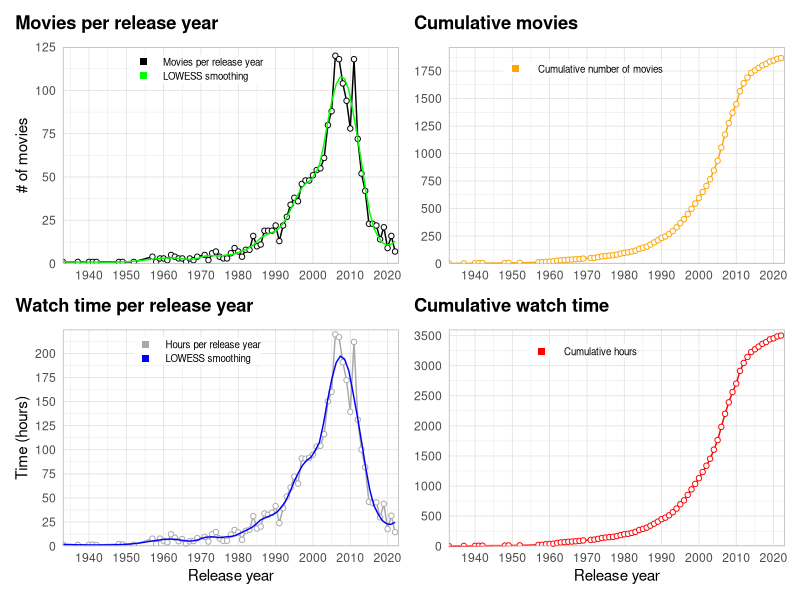
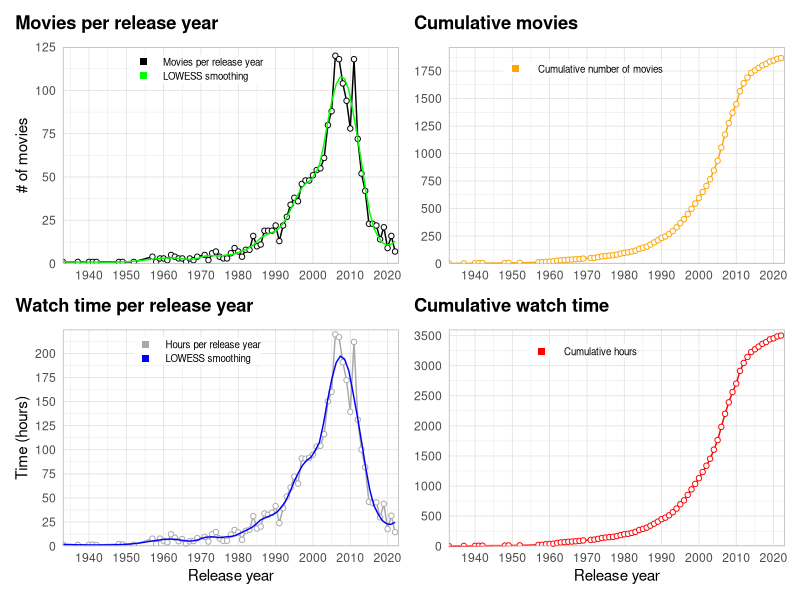
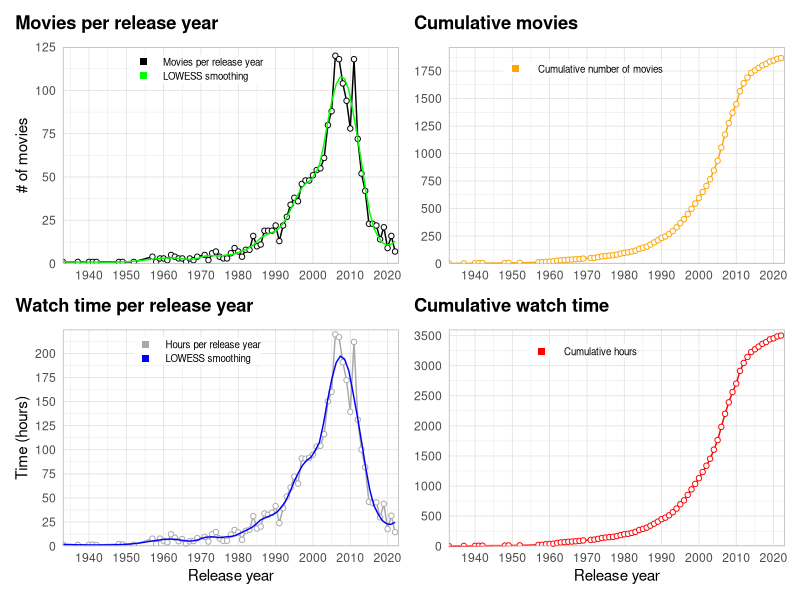

Here is the R script that generated these plots, in order:
library(tidyverse)
library(scales)
library(patchwork)

watchlist <- read.csv("Data/WATCHLIST.csv") %>% 
  select(year = Year, runtime = Runtime..mins., rating = Your.Rating, movie = Title.Type, title = Title, id = Const) %>% 
  drop_na() %>% 
  filter(movie != "short") #%>% 
  #filter(year == 2022)
  
totals <- watchlist %>% 
  group_by(year) %>% 
  summarise_at(vars(runtime),
               list(per_year = sum))

hours <- totals$per_year/60
totals$hours <- hours

cum_movies <- cumsum(totals$hours)
totals$cumruntime <- cum_movies

av_year <- watchlist %>% 
  group_by(year) %>% 
  summarise(mean(runtime))
totals$av_year <- av_year$`mean(runtime)`

movie_number <- aggregate(cbind(count = id) ~ year,
            data = watchlist,
            FUN = function(x){NROW(x)})
totals$number <- movie_number$count

cum_number <- cumsum(totals$number)
totals$cummovies <- cum_number
  

p1 <- ggplot(data = totals, aes(x = year, y = hours)) +
  geom_line(aes(color = "1"), size = 0.5, show.legend = FALSE) +
  geom_point(fill="white", aes(color = "1"), shape = 21, show.legend = TRUE) +
  geom_smooth(se=FALSE, aes(color = "2"), size=0.5, span=0.2, show.legend = FALSE) +
  scale_x_continuous(breaks = seq(1900, 2020, 10), expand=c(0,0)) +
  scale_y_continuous(breaks = seq(0, max(totals$hours+5), 25), limits = c(0, max(totals$hours+5)), expand=c(0,0)) +
  coord_cartesian(xlim = c(min(watchlist$year), max(watchlist$year+1))) +
  scale_color_manual(name=NULL,
                     breaks=c(1, 2),
                     values = c("darkgrey", "blue"),
                     labels=c("Hours per release year", "LOWESS smoothing"), 
                     guide = guide_legend(override.aes = list(shape=15, size = 2))) +
  labs(x = "Release year",
       y = "Time (hours)",
       title = "Watch time per release year") +
  theme_light() +
  theme(axis.ticks = element_blank(),
        plot.title.position = "plot",
        plot.title = element_text(margin = margin(b=10), color = "black", face = "bold"),
        legend.position = c(0.40, 0.9),
        legend.title = element_text(size=0),
        legend.text = element_text(size = 7),
        legend.key.height = unit(10, "pt"),
        legend.margin = margin(0,0,0,0))


p2 <- ggplot(data = totals, aes(x = year, y = cumruntime)) +
  geom_line(aes(color = "1"), size = 0.5, show.legend = FALSE) +
  geom_point(fill="white", aes(color = "1"), shape = 21, show.legend = TRUE) +
  # geom_smooth(se=FALSE, aes(color = "2"), size=0.5, span=0.2, show.legend = FALSE) +
  scale_x_continuous(breaks = seq(1900, 2020, 10), expand=c(0,0)) +
  scale_y_continuous(breaks = seq(0, max(totals$cumruntime +100), 500), limits = c(0, max(totals$cumruntime +100)), expand=c(0,0)) +
  coord_cartesian(xlim = c(min(watchlist$year), max(watchlist$year+1))) +
  scale_color_manual(name=NULL,
                     breaks=c(1, 2),
                     values = c("red", "blue"),
                     labels=c(" Cumulative hours", "LOWESS smoothing"),
                     guide = guide_legend(override.aes = list(shape=15, size = 2))) +
  labs(x = "Release year",
       y = NULL,
       title = "Cumulative watch time") +
  theme_light() +
  theme(axis.ticks = element_blank(),
        plot.title.position = "plot",
        plot.title = element_text(margin = margin(b=10), color = "black", face = "bold"),
        legend.position = c(0.40, 0.9),
        legend.title = element_text(size=0),
        legend.text = element_text(size = 7),
        legend.key.height = unit(10, "pt"),
        legend.margin = margin(0,0,0,0))

p3 <- ggplot(data = totals, aes(x = year, y = number)) +
  geom_line(aes(color = "1"), size = 0.5, show.legend = FALSE) +
  geom_point(fill="white", aes(color = "1"), shape = 21, show.legend = TRUE) +
  geom_smooth(se=FALSE, aes(color = "2"), size=0.5, span=0.2, show.legend = FALSE) +
  scale_x_continuous(breaks = seq(1900, 2020, 10), expand=c(0,0)) +
  scale_y_continuous(breaks = seq(0, max(totals$number+5), 25), limits = c(0, max(totals$number+5)), expand=c(0,0)) +
  coord_cartesian(xlim = c(min(watchlist$year), max(watchlist$year+1))) +
  scale_color_manual(name=NULL,
                     breaks=c(1, 2),
                     values = c("black", "green"),
                     labels=c("Movies per release year", "LOWESS smoothing"),
                     guide = guide_legend(override.aes = list(shape=15, size = 2))) +
  labs(x = NULL,
       y = "# of movies",
       title = "Movies per release year") +
  theme_light() +
  theme(axis.ticks = element_blank(),
        plot.title.position = "plot",
        plot.title = element_text(margin = margin(b=10), color = "black", face = "bold"),
        legend.position = c(0.40, 0.9),
        legend.title = element_text(size=0),
        legend.text = element_text(size = 7),
        legend.key.height = unit(10, "pt"),
        legend.margin = margin(0,0,0,0))

p4 <- ggplot(data = totals, aes(x = year, y = cummovies)) +
  geom_line(aes(color = "1"), size = 0.5, show.legend = FALSE) +
  geom_point(fill="white", aes(color = "1"), shape = 21, show.legend = TRUE) +
  # geom_smooth(se=FALSE, aes(color = "2"), size=0.5, span=0.2, show.legend = FALSE) +
  scale_x_continuous(breaks = seq(1900, 2020, 10), expand=c(0,0)) +
  scale_y_continuous(breaks = seq(0, max(totals$cummovies +100), 250), limits = c(0, max(totals$cummovies +100)), expand=c(0,0)) +
  coord_cartesian(xlim = c(min(watchlist$year), max(watchlist$year+1))) +
  scale_color_manual(name=NULL,
                     breaks=c(1, 2),
                     values = c("orange", "blue"),
                     labels=c(" Cumulative number of movies", "LOWESS smoothing"),
                     guide = guide_legend(override.aes = list(shape=15, size = 2))) +
  labs(x = NULL,
       y = NULL,
       title = "Cumulative movies") +
  theme_light() +
  theme(axis.ticks = element_blank(),
        plot.title.position = "plot",
        plot.title = element_text(margin = margin(b=10), color = "black", face = "bold"),
        legend.position = c(0.40, 0.9),
        legend.title = element_text(size=0),
        legend.text = element_text(size = 7),
        legend.key.height = unit(10, "pt"),
        legend.margin = margin(0,0,0,0))

p3 + p4 + p1 + p2

ggsave("Figures/20221102_movie_stats.pdf", width = 8, height = 5)
ggsave("Figures/20221102_movie_stats.png", width = 8, height = 5)

  
